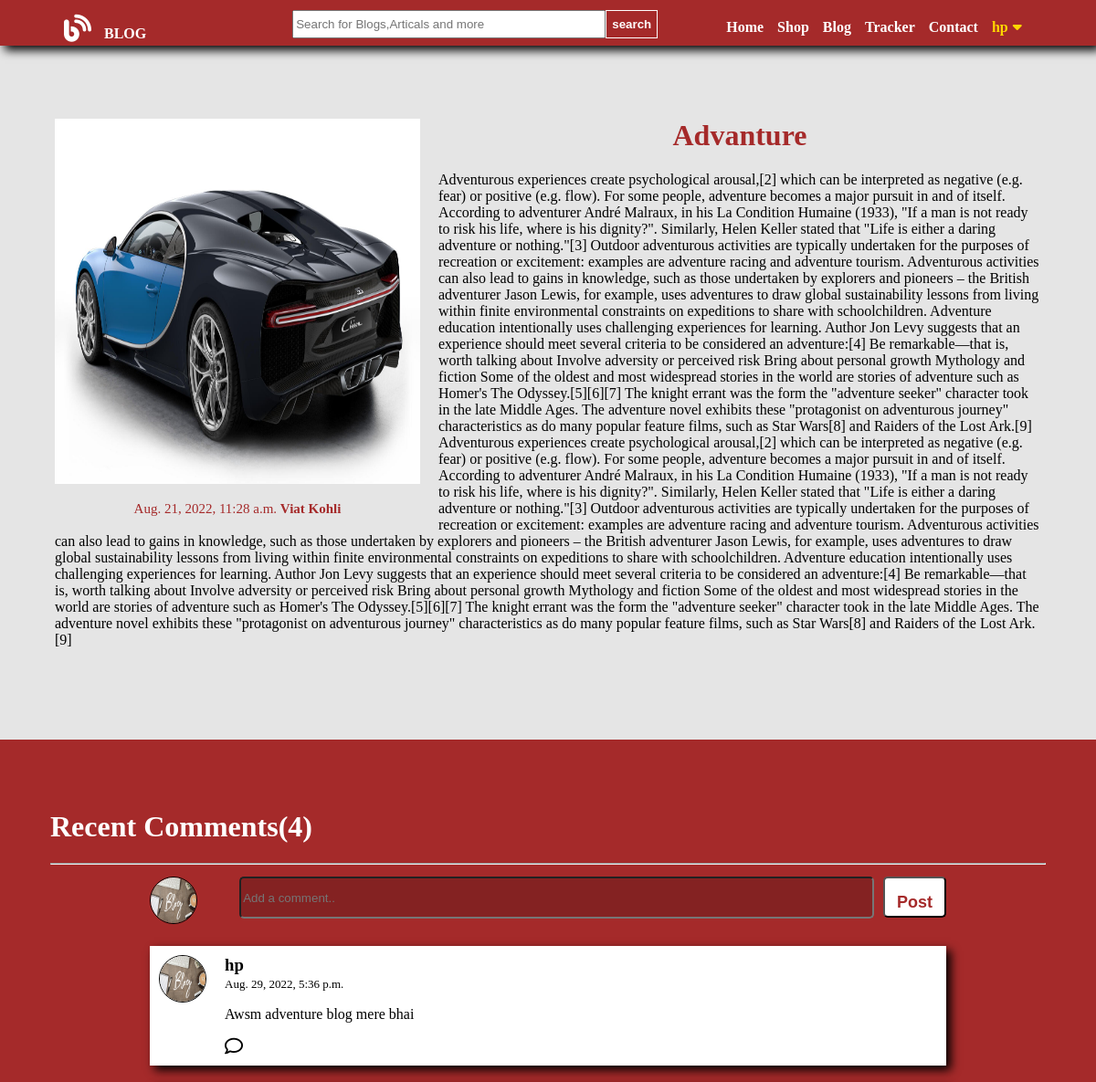
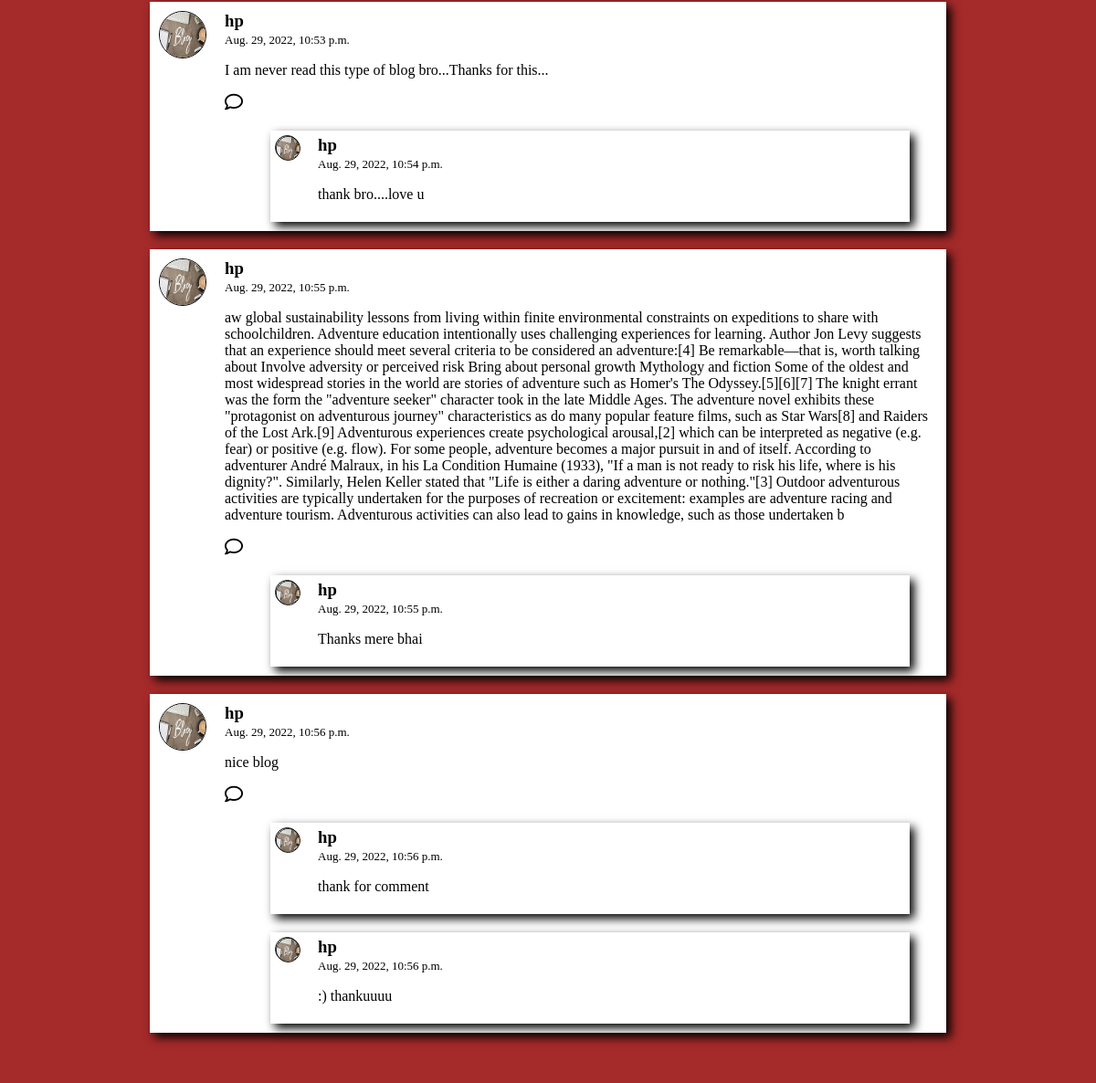
Screenshot of /blog/contentdetails/2 (signed in) with the database file from the repository (2 pictures, top to bottom).
### blog/models.py (models this page shows)
class DatabaseBlog(models.Model):
    blog_id = models.AutoField
    BlogTitle = models.CharField(max_length=30,default="Enter the Title of Blog")
    BlogDate = models.DateTimeField(auto_now_add=True)
    BlogMoral = models.CharField(max_length=50,default="Enter the Moral Of the Blog")
    BlogDetails = models.CharField(max_length=5000,default="Write Complete Blog Here")
    BlogAuthor = models.CharField(max_length=20,default="Name Of Blogger")
    BlogImage = models.ImageField(upload_to='shop/image', default="")
    def __str__(self):
        return self.BlogTitle

class Comments(models.Model):
    Sno = models.AutoField(primary_key = True)
    Product_Id = models.CharField(max_length=1000)
    Reply_id = models.IntegerField()   #this can store the parent comment Sno
    Comment = models.TextField(max_length=500)
    User = models.ForeignKey(User,on_delete=models.CASCADE)
    Post = models.ForeignKey(DatabaseBlog,on_delete=models.CASCADE)
    Parent = models.ForeignKey('self',on_delete=models.CASCADE,null = True)
    Commment_Date = models.DateTimeField(auto_now=True)
    def __str__(self):
        return self.Comment[0:20]

### blog/views.py (the view)
# urls.py: path("contentdetails/<int:myid>",views.show_blog_details,name='viewblogs'),
def show_blog_details(request,myid):
    parti_blog = DatabaseBlog.objects.filter(id=myid)
    print("jsdfkjs;kljaslfjlsdk;lsjf",parti_blog)
    show_comment = Comments.objects.filter(Product_Id=myid,Parent=None)
    show_reply = Comments.objects.filter(Product_Id=myid).exclude(Parent=None)  #show_reply variable me only reply store honge means jha jha pr parent none hoga wo wala reply yha store hoga
    print("show reply",show_reply)
    print("show comment",type(show_comment))
    params ={"particular_blog":parti_blog,"show_comment":show_comment,"show_reply":show_reply}
    return render(request,'blog/contentdetails.html',params)

### blog/templates/blog/contentdetails.html (shortened to what this page needs)
{% extends 'blog/basic.html' %}
{% block body%}
{% load humanize %}
{% load static %}
{% for blog_view in particular_blog %}
<div id="contentdetails_container">
    <p>
        <div id="contentdetails_pic">
            <img class=contentdetails_pic_image src="/media/{{blog_view.BlogImage}}">
    <p style="font-size:15px;color:brown;">{{blog_view.BlogDate}} <span id="contentdetails_author">{{blog_view.BlogAuthor}}</span><span style="display:none" id="show_id">{{blog_view.id}}</span></p>
        </div>
        <div id="contentdetails_text">
            <center><h1 style="color:brown;">{{blog_view.BlogTitle}}</h1></center>
        </div>
        {{blog_view.BlogDetails}}
    </p>
</div>
<div id="comment_container">
    <h1 style="color:white;">Recent Comments(<span id="comment_count"></span>)</h1>
    <hr>
    <div id="post_comment_container">
        {% if user.is_authenticated %}
            <form action="/blog/comment" method="post">{% csrf_token %}
                <div style="display:flex;">
                    <label><img class="user-comment-image" src="{% static 'blog/blog1.jpg' %}"></label> <input type="text" placeholder="Add a comment.." id="comment_text" name="comment_text" required>
                    <input id="post_comment" type="submit" value="Post">
                </div>
            </form>
        {% else %}
        <h2>Please Logged In to Post Comments</h2>
        {% endif %}
    </div>
    <div id="disp_comment_container">
        {% for comment in show_comment %}
            <div class="show_comment">
                <div class="user-comment-div">
                    <img class="user-comment-image" src="{% static 'blog/blog1.jpg' %}">
                </div>
                <div style="margin:0px;">
                    <h3 style="margin:0px;">{{comment.User.username}}</h3>
                    <span style="font-size:13px;">{{comment.Commment_Date}}<span style="display:none;">{{comment.Sno}}</span></span>
                    <p>{{comment.Comment}}</p>
                    <div class="reply_button" onclick="reply({{forloop.counter}})">
                        <i class="fa-regular fa-comment"></i>
                    </div>
                    <div id="show_reply_container">
                        {% for reply in show_reply %}
                            {% if comment.Sno is reply.Reply_id %}
                            <div class="show_reply" style="display:flex;">
                                 <div class="user-reply-div">
                                    <img class="user-reply-image" src="{% static 'blog/blog1.jpg' %}">
                                 </div>
                                <div style="margin:0px;">
                                    <h3 style="margin:0px;">{{reply.User.username}}</h3>
                                    <span style="font-size:13px;">{{reply.Commment_Date}}<span style="display:none;">{{reply.Sno}}</span></span>
                                    <p>{{reply.Comment}}</p>
                                </div>
                            </div>
                            {% endif %}
                        {% endfor %}
                    </div>
                </div>
            </div>
        {% endfor %}
    </div>
</div>
{% endfor %}
{% endblock %}

### blog/templates/blog/basic.html (shortened to what this page needs)
<!DOCTYPE html>
<html lang="en">
<head>
    <link rel="stylesheet" href="https://cdnjs.cloudflare.com/ajax/libs/font-awesome/6.1.2/css/all.min.css" />
</head>
<body>
<div id="navigation_header">
     <ul id="navigation_ul">
         <li style="margin:-5px 150px 0px 0px;">
             <i class="fa-solid fa-blog"></i>
             <span style="color:white;font-weight:bold;margin:0px 10px 0px 10px;">BLOG</span>
         </li>
         <li>
          <form action="search" method="GET" id="search_blog_form">
            <input type="text" class="write_search_blog" name="search" placeholder="Search for Blogs,Articals and more" required/>
            <input type="submit" id="search_blog" value="search" />
          </form>
        </li>
            <li class="nav-item" style="margin-left:60px;">
              <a class="nav-link active" aria-current="page" href="/">Home</a>
            </li>
            <li class="nav-item">
              <a class="nav-link active" aria-current="page" href="/shop/item">Shop</a>
            </li>
            <li class="nav-item">
              <a class="nav-link" href="/blog/content">Blog</a>
            </li>
            <li class="nav-item">
              <a class="nav-link" href="/shop/tracker">Tracker</a>
            </li>
            <li class="nav-item">
              <a class="nav-link" href="/shop/contacts">Contact</a>
            </li>
         {% if user.is_authenticated %}
            <li class="nav-link" id="username_disp" onclick="dropdown()">
             {{request.user}}<i class="fa-solid fa-caret-down" style="margin-left:5px;"></i>
            </li>
            {% else %}
                <li class="nav-link" class="signup_button" onclick="signup()">signUp</li>
                <li class="nav-link" class="login_button" onclick="login()">logIn</li>
         {% endif %}
     </ul>
</div>
{% block body %}{% endblock%}
</body>
</html>

### rows the page displays
DatabaseBlog: BlogImage (picture), BlogDate "Aug. 21, 2022, 11:28 a.m.", BlogAuthor "Viat Kohli", BlogTitle "Advanture", BlogDetails "Adventurous experiences create psychological arousal,[2] which can be interpreted as negative (e.g. fear) or positive (e.g. flow). For some people, adventure becomes a major pursuit in and of itself. According to adventurer André Malraux, in his La Condition Humaine (1933), \"If a man is not ready to risk his life, where is his dignity?\". Similarly, Helen Keller stated that \"Life is either a daring adventure or nothing.\"[3] Outdoor adventurous activities are typically undertaken for the purposes of recreation or excitement: examples are adventure racing and adventure tourism. Adventurous activities can also lead to gains in knowledge, such as those undertaken by explorers and pioneers – the…"
Comments: User.username "hp", Commment_Date "Aug. 29, 2022, 5:36 p.m.", Comment "Awsm adventure blog mere bhai"
Comments: User.username "hp", Commment_Date "Aug. 29, 2022, 10:53 p.m.", Comment "I am never read this type of blog bro...Thanks for this..."
Comments: User.username "hp", Commment_Date "Aug. 29, 2022, 10:54 p.m.", Comment "thank bro....love u"
Comments: User.username "hp", Commment_Date "Aug. 29, 2022, 10:55 p.m.", Comment "aw global sustainability lessons from living within finite environmental constraints on expeditions to share with schoolchildren. Adventure education intentionally uses challenging experiences for learning. Author Jon Levy suggests that an experience should meet several criteria to be considered an adventure:[4] Be remarkable—that is, worth talking about Involve adversity or perceived risk Bring about personal growth Mythology and fiction Some of the oldest and most widespread stories in the world are stories of adventure such as Homer's The Odyssey.[5][6][7] The knight errant was the form the \"adventure seeker\" character took in the late Middle Ages. The adventure novel exhibits these…"
Comments: User.username "hp", Commment_Date "Aug. 29, 2022, 10:55 p.m.", Comment "Thanks mere bhai"
Comments: User.username "hp", Commment_Date "Aug. 29, 2022, 10:56 p.m.", Comment "nice blog"
Comments: User.username "hp", Commment_Date "Aug. 29, 2022, 10:56 p.m.", Comment "thank for comment"
Comments: User.username "hp", Commment_Date "Aug. 29, 2022, 10:56 p.m.", Comment ":) thankuuuu"

### other values shown
{{ request.user }} "hp"
